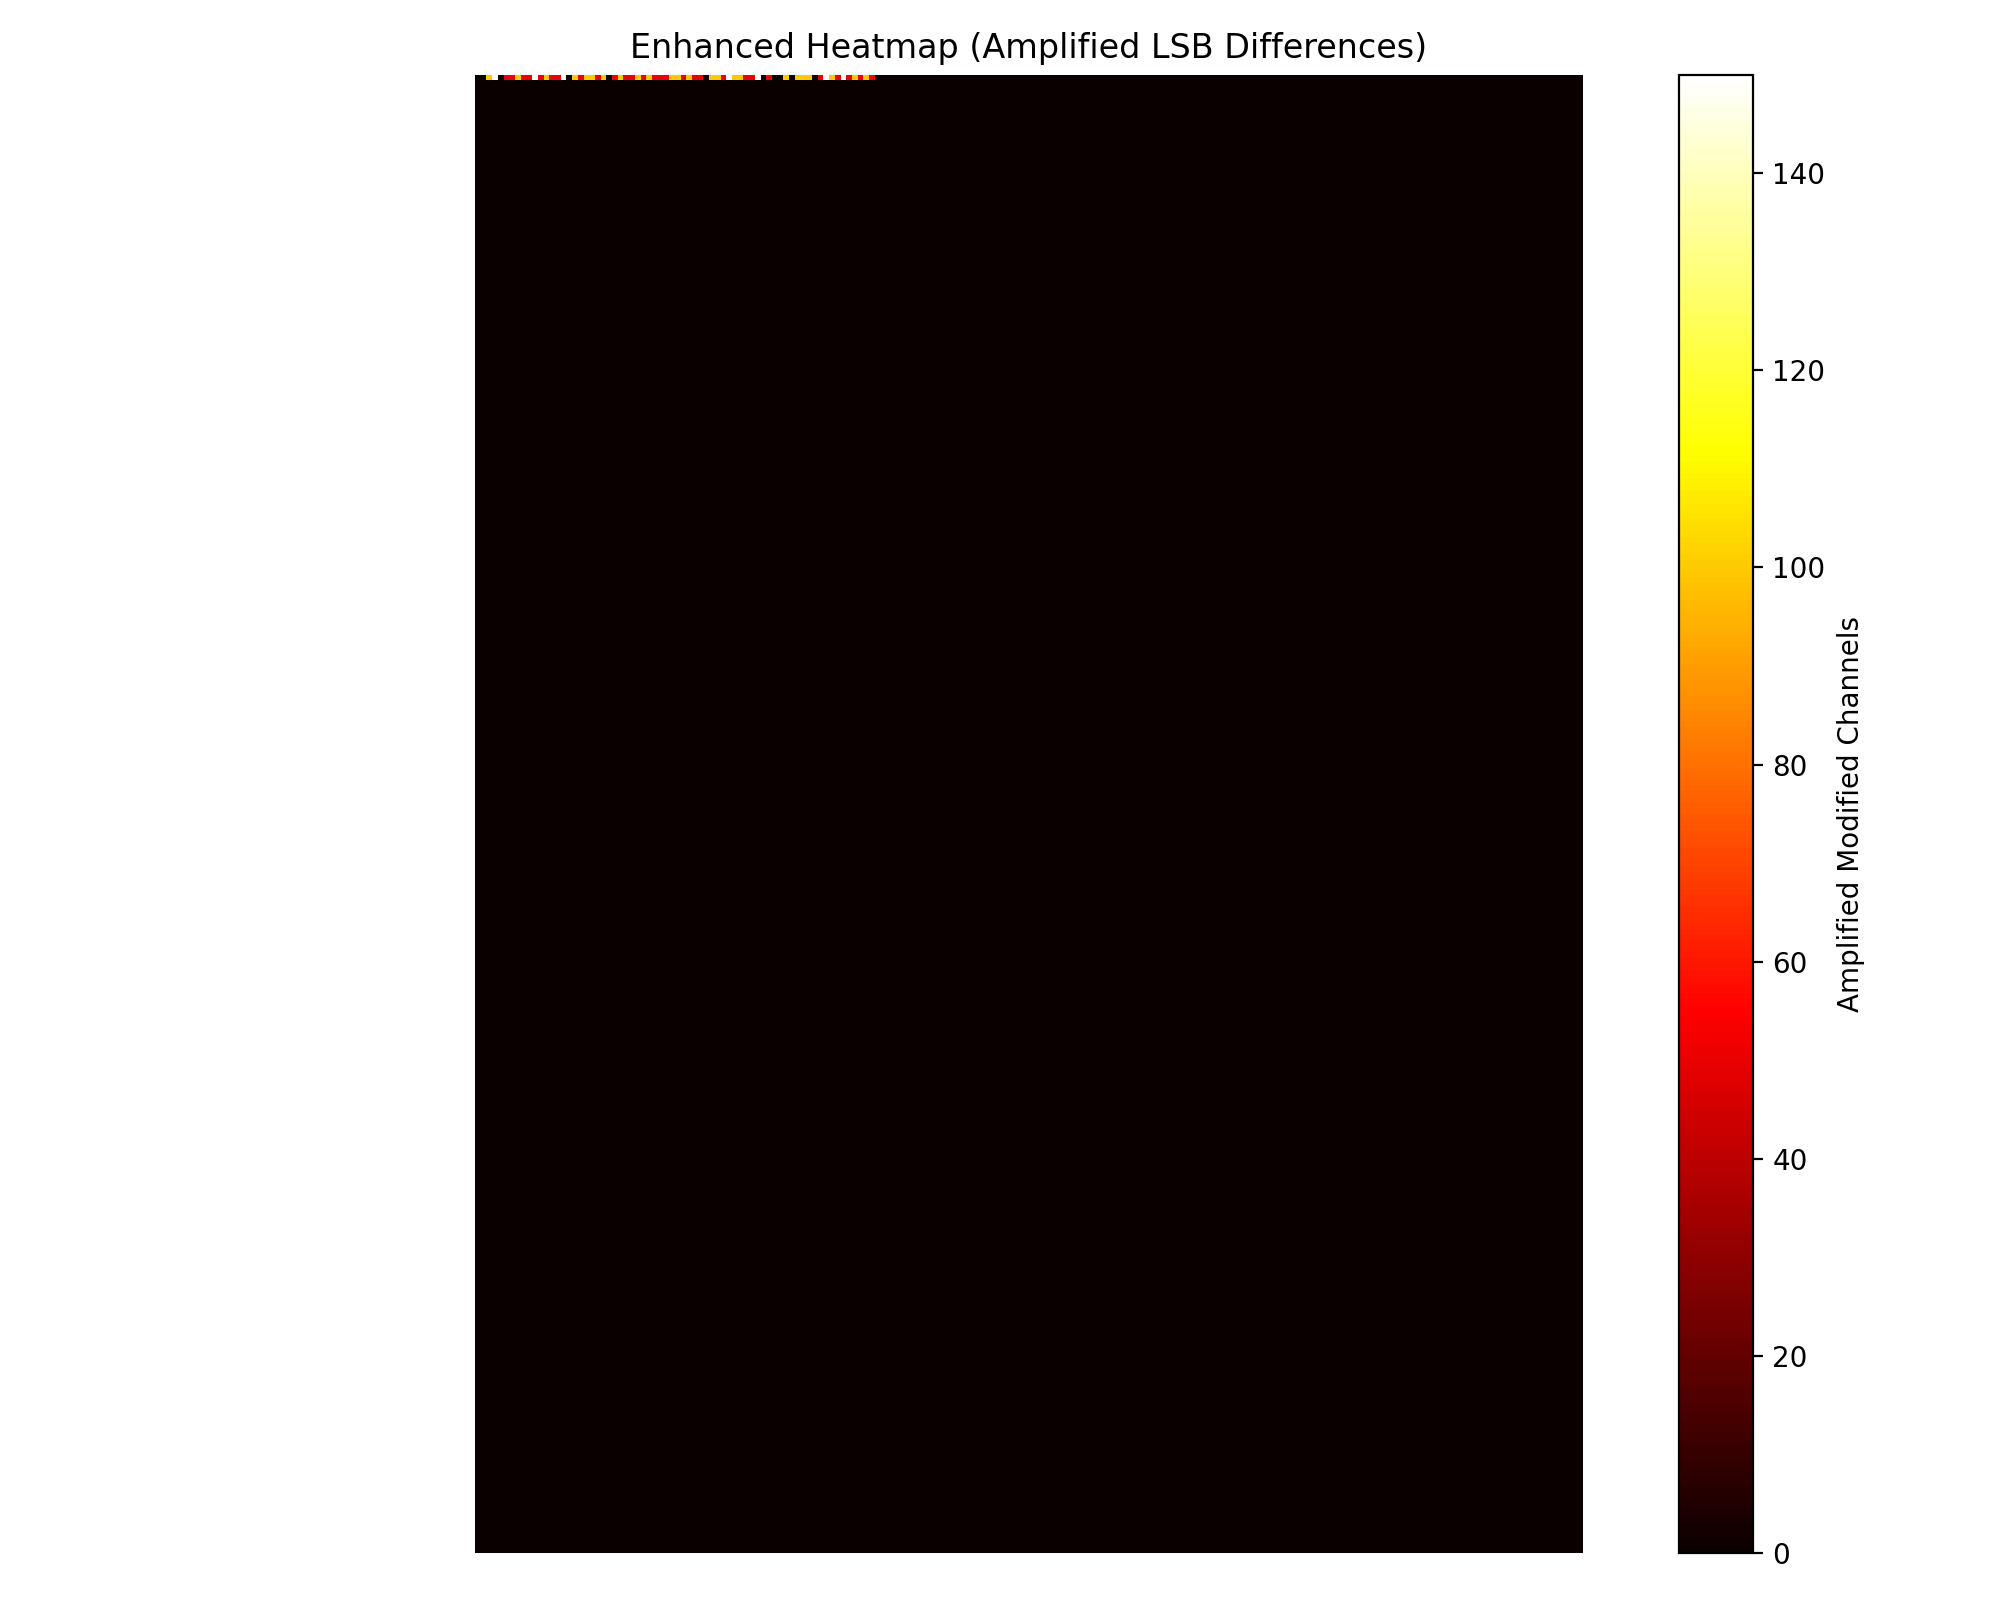

This chart was generated by the following Python code:
from PIL import Image
import numpy as np
import matplotlib.pyplot as plt


def generate_heatmap(original_path, stego_path, output_path):
    """Generate an amplified LSB modification heatmap."""

    # Load images
    img1 = np.array(Image.open(original_path).convert("RGB"), dtype=np.int32)
    img2 = np.array(Image.open(stego_path).convert("RGB"), dtype=np.int32)

    # Compare LSB bits
    diff = (img1 & 1) != (img2 & 1)
    heatmap = np.sum(diff, axis=2)  # values 0–3

    # Amplify small LSB changes so they are visible
    enhanced = heatmap * 50

    # Draw heatmap
    plt.figure(figsize=(10, 8))
    plt.imshow(enhanced, cmap="hot", interpolation="nearest")
    plt.title("Enhanced Heatmap (Amplified LSB Differences)")
    plt.colorbar(label="Amplified Modified Channels")
    plt.axis("off")
    plt.tight_layout()

    # Save output
    plt.savefig(output_path, dpi=200)
    plt.close()

    print("[OK] Heatmap saved at:", output_path)


# -----------------------------------------------------
# SAME PATH FOR ALL FILES - Do NOT change these paths
# -----------------------------------------------------
generate_heatmap(
    "C:/Users/Lavar/Downloads/new.png",
    "C:/Users/Lavar/Downloads/encoded.png",
    "C:/Users/Lavar/Downloads/heatmap.png"
)
